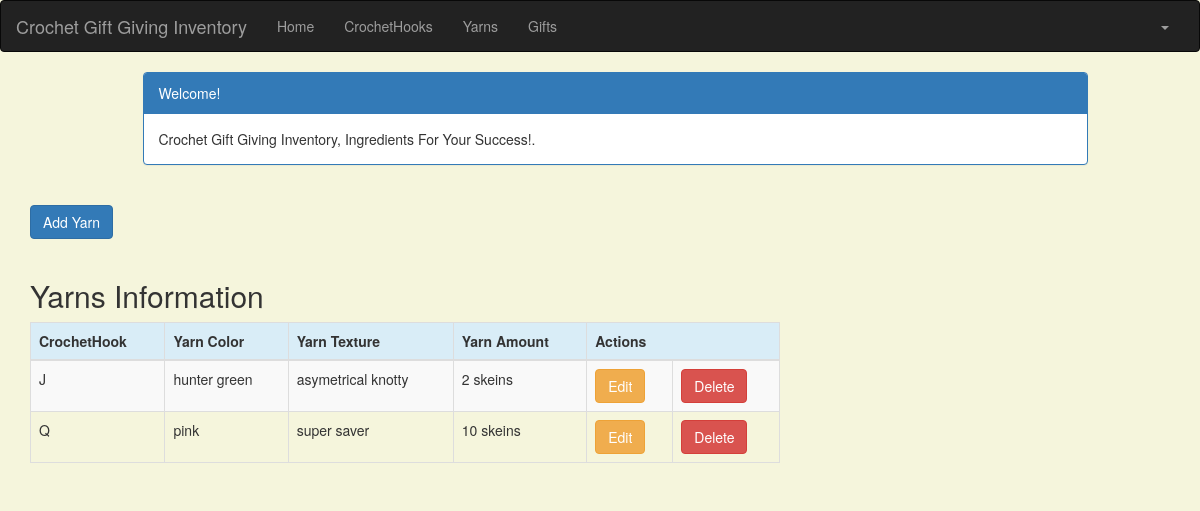
Before: /yarn_list (signed in) with the older database file.
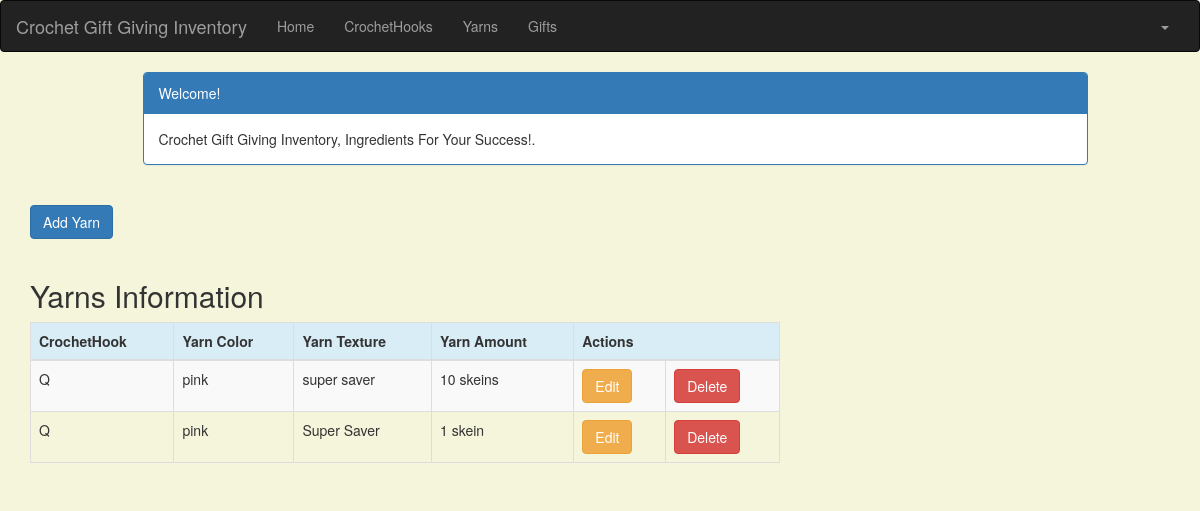
After: the same page with the newer database file.
### crm/models.py (models this page shows, shortened)
class Yarn(models.Model):
    crochethook_size = models.ForeignKey(CrochetHook, on_delete=models.CASCADE, related_name='yarns')
    yarn_color = models.CharField(max_length=100)
    yarn_texture = models.TextField()
    yarn_amount = models.CharField(max_length=200)
    created_date = models.DateTimeField(
        default=timezone.now)
    updated_date = models.DateTimeField(auto_now_add=True)

### crm/views.py (the view)
# urls.py: path('yarn_list', views.yarn_list, name='yarn_list'),
@login_required
def yarn_list(request):
    yarns = Yarn.objects.filter(created_date__lte=timezone.now())
    return render(request, 'crm/yarn_list.html', {'yarns': yarns})

### crm/models.py (called while the page is built)
    def __str__(self):
        return str(self.crochethook_size)

### crm/templates/crm/yarn_list.html (shortened to what this page needs)
<!DOCTYPE html>
<html lang="en">
{% extends 'crm/base.html' %}
{% block content %}
    <html>
    <head>
        <link rel="stylesheet" href="https://maxcdn.bootstrapcdn.com/bootstrap/3.3.4/css/bootstrap.min.css">
    </head>
    <body>
    <div class="container">
        <div class="row">
            <div class="col-md-10 col-md-offset-1">
                <div class="panel panel-primary">
                    <div class="panel-heading">Welcome!</div>
                    <div class="panel-body">
                        Crochet Gift Giving Inventory, Ingredients For Your Success!.
                    </div>
                </div>
            </div>
        </div>
        <div class="row">
            <a href="{% url 'crm:yarn_new' %}" class="row"><span
                    class="btn btn-primary">Add Yarn</span></a>
        </div>
    </div>
    <div class="row">
        <h2 style="padding-left: 15Px">Yarns Information</h2>
    </div>
    <div>
        <table class="table table-striped table-bordered table-hover">
            <thead>
            <tr class="bg-info">
                <th>CrochetHook</th>
                <th>Yarn Color</th>
                <th>Yarn Texture</th>
                <th>Yarn Amount</th>
                <th colspan="3">Actions</th>
            </tr>
            </thead>
            <tbody>
            {% for yarn in yarns %}
                <tr>
                    <td>{{ yarn.crochethook_size }}</td>
                    <td>{{ yarn.yarn_color }}</td>
                    <td>{{ yarn.yarn_texture }}</td>
                    <td>{{ yarn.yarn_amount }}</td>
                    <td><a href="{% url 'crm:yarn_edit' pk=yarn.pk %}" class="btn btn-warning">Edit</a></td>
                    <td><a href="{% url 'crm:yarn_delete' pk=yarn.pk %}"
                           onclick="return confirm('Are you sure you want to delete?')"
                           class="btn btn-danger">Delete</a>
                    </td>
                </tr>
            {% endfor %}
            </tbody>
        </table>
    </div>
    </body>
    </html>
{% endblock %}

Changed rows visible on the page:
removed Yarn: crochethook_size "J", yarn_color "hunter green", yarn_texture "asymetrical knotty", yarn_amount "2 skeins"
added Yarn: crochethook_size "Q", yarn_color "pink", yarn_texture "Super Saver", yarn_amount "1 skein"
